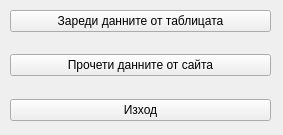
<?xml version="1.0" encoding="UTF-8"?>
<ui version="4.0">
 <class>Form</class>
 <widget class="QWidget" name="Form">
  <property name="geometry">
   <rect>
    <x>0</x>
    <y>0</y>
    <width>283</width>
    <height>135</height>
   </rect>
  </property>
  <property name="windowTitle">
   <string>Form</string>
  </property>
  <widget class="QWidget" name="verticalLayoutWidget">
   <property name="geometry">
    <rect>
     <x>10</x>
     <y>10</y>
     <width>261</width>
     <height>111</height>
    </rect>
   </property>
   <layout class="QVBoxLayout" name="verticalLayout">
    <item>
     <widget class="QPushButton" name="pushButton_2">
      <property name="text">
       <string>Зареди данните от таблицата</string>
      </property>
     </widget>
    </item>
    <item>
     <spacer name="verticalSpacer_2">
      <property name="orientation">
       <enum>Qt::Vertical</enum>
      </property>
      <property name="sizeHint" stdset="0">
       <size>
        <width>20</width>
        <height>40</height>
       </size>
      </property>
     </spacer>
    </item>
    <item>
     <widget class="QPushButton" name="pushButton">
      <property name="text">
       <string>Прочети данните от сайта</string>
      </property>
     </widget>
    </item>
    <item>
     <spacer name="verticalSpacer">
      <property name="orientation">
       <enum>Qt::Vertical</enum>
      </property>
      <property name="sizeHint" stdset="0">
       <size>
        <width>20</width>
        <height>40</height>
       </size>
      </property>
     </spacer>
    </item>
    <item>
     <widget class="QPushButton" name="pushButton_3">
      <property name="text">
       <string>Изход</string>
      </property>
     </widget>
    </item>
   </layout>
  </widget>
 </widget>
 <resources/>
 <connections/>
</ui>
